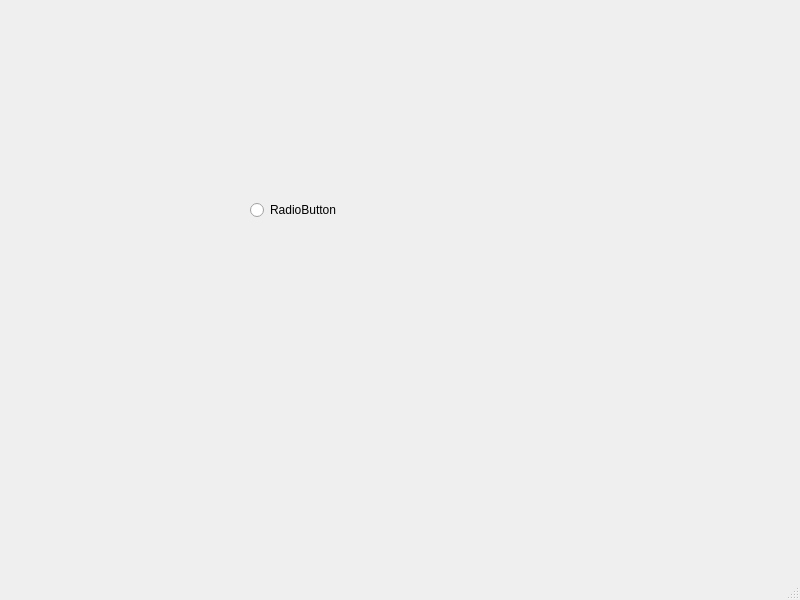
<?xml version="1.0" encoding="UTF-8"?>
<ui version="4.0">
 <class>MainWindow</class>
 <widget class="QMainWindow" name="MainWindow">
  <property name="geometry">
   <rect>
    <x>0</x>
    <y>0</y>
    <width>800</width>
    <height>600</height>
   </rect>
  </property>
  <property name="windowTitle">
   <string>MainWindow</string>
  </property>
  <widget class="QWidget" name="centralwidget">
   <widget class="QRadioButton" name="radioButton">
    <property name="geometry">
     <rect>
      <x>250</x>
      <y>200</y>
      <width>100</width>
      <height>20</height>
     </rect>
    </property>
    <property name="text">
     <string>RadioButton</string>
    </property>
   </widget>
  </widget>
  <widget class="QMenuBar" name="menubar">
   <property name="geometry">
    <rect>
     <x>0</x>
     <y>0</y>
     <width>800</width>
     <height>22</height>
    </rect>
   </property>
  </widget>
  <widget class="QStatusBar" name="statusbar"/>
 </widget>
 <resources/>
 <connections/>
</ui>
